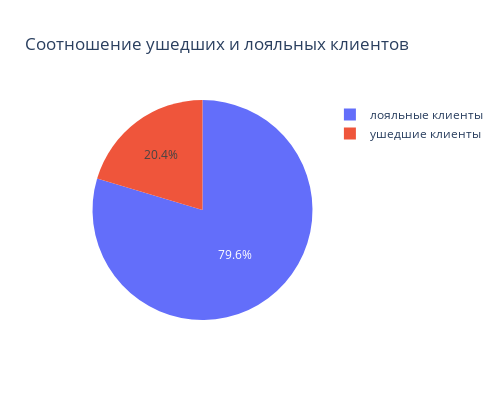

The cell this chart's notebook holds for it:
### Code cell
# Соотношение ушедших и лояльных клиентов

values = ['лояльные клиенты','ушедшие клиенты']

fig1 = px.pie(values=data['Exited'].value_counts(), names=values, width=500, height=400,
   title='Соотношение ушедших и лояльных клиентов')
fig1.show()

### Figure 1 — Plotly figure (JSON) as saved in the notebook; plotly's stock layout.template omitted (floating-point values rounded to 4 significant figures)
{"data": [{"domain": {"x": [0, 1], "y": [0, 1]}, "hovertemplate": "label=%{label}<br>value=%{value}<extra></extra>", "labels": ["лояльные клиенты", "ушедшие клиенты"], "legendgroup": "", "name": "", "showlegend": true, "type": "pie", "values": [7963, 2037]}], "layout": {"height": 400, "legend": {"tracegroupgap": 0}, "title": {"text": "Соотношение ушедших и лояльных клиентов"}, "width": 500}}
